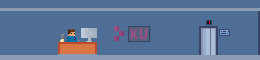

A 2D game scene composited from a Tiled map and its tileset images. What follows is a short description and the map's XML, with each tile layer's data collapsed to a summary:
An orthogonal 52x12 tile map with 5x5 px tiles, 1 tile layer (graphics), 1 image layer and 5 objects.

<map version="1.2" tiledversion="1.2.3" orientation="orthogonal" renderorder="right-down" width="52" height="12" tilewidth="5" tileheight="5" infinite="0" nextlayerid="10" nextobjectid="44">
 <tileset firstgid="1" name="coffee" tilewidth="8" tileheight="8" tilecount="3" columns="3">
  <image source="coffee.png" width="24" height="8" />
  <tile id="0">
   <animation>
    <frame tileid="0" duration="250" />
    <frame tileid="1" duration="250" />
    <frame tileid="2" duration="250" />
   </animation>
  </tile>
 </tileset>
 <imagelayer id="2" name="background">
  <image source="image_lv0.png" width="261" height="60" />
 </imagelayer>
 <objectgroup id="3" name="floor">
  <object id="3" x="0" y="55" width="260" height="5" />
  <object id="29" x="0" y="24.25" width="5" height="30.75" />
 </objectgroup>
 <objectgroup id="4" name="lift">
  <object id="4" x="200" y="30" width="15" height="25" />
 </objectgroup>
 <objectgroup id="5" name="willbesoon">
  <object id="6" x="250" y="25" width="10" height="30" />
 </objectgroup>
 <objectgroup id="7" name="guy">
  <object id="43" x="75" y="40" width="10" height="15" />
 </objectgroup>
 <layer id="9" name="graphics" width="52" height="12" offsetx="-0.25" offsety="2">
  <data>[624 cells, 1 non-empty, 1 distinct tile ids]</data>
 </layer>
</map>
